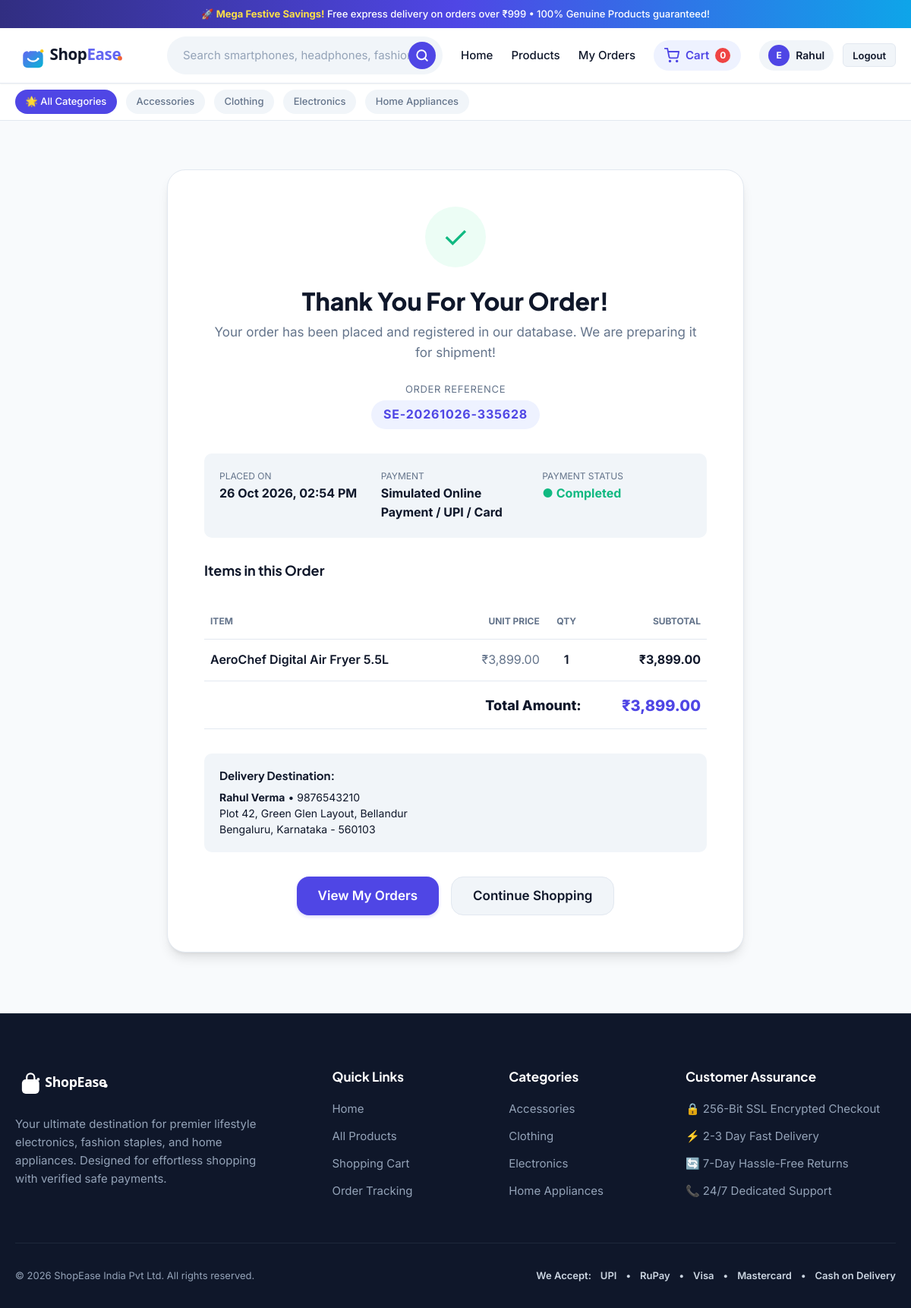
Page /order/confirmation/SE-20261026-335628/ (signed in) on the committed database.
### store/models.py (models this page shows, shortened)
class Category(models.Model):
    name = models.CharField(max_length=100, unique=True)
    slug = models.SlugField(max_length=120, unique=True, blank=True)
    description = models.TextField(blank=True)
    image = models.ImageField(upload_to='categories/', blank=True, null=True)
    icon = models.CharField(max_length=50, blank=True, default='tag', help_text="CSS icon identifier")
    created_at = models.DateTimeField(auto_now_add=True)
    class Meta:
        verbose_name_plural = 'Categories'
        ordering = ['name']

class Order(models.Model):
    PAYMENT_CHOICES = [
        ('cod', 'Cash on Delivery (COD)'),
        ('simulated', 'Simulated Online Payment / UPI / Card'),
    ]
    STATUS_CHOICES = [
        ('Pending', 'Pending'),
        ('Processing', 'Processing'),
        ('Shipped', 'Shipped'),
        ('Delivered', 'Delivered'),
        ('Cancelled', 'Cancelled'),
    ]
    PAYMENT_STATUS_CHOICES = [
        ('Pending', 'Pending'),
        ('Completed', 'Completed'),
        ('Failed', 'Failed'),
    ]
    user = models.ForeignKey(User, on_delete=models.CASCADE, related_name='orders')
    order_reference = models.CharField(max_length=32, unique=True, editable=False)
    full_name = models.CharField(max_length=150)
    email = models.EmailField()
    phone = models.CharField(max_length=20)
    address = models.TextField()
    city = models.CharField(max_length=100)
    state = models.CharField(max_length=100)
    postal_code = models.CharField(max_length=20)
    total_amount = models.DecimalField(max_digits=10, decimal_places=2)
    payment_method = models.CharField(max_length=20, choices=PAYMENT_CHOICES, default='cod')
    payment_status = models.CharField(max_length=20, choices=PAYMENT_STATUS_CHOICES, default='Pending')
    order_status = models.CharField(max_length=20, choices=STATUS_CHOICES, default='Pending')
    tracking_number = models.CharField(max_length=50, blank=True)
    notes = models.TextField(blank=True)
    created_at = models.DateTimeField(auto_now_add=True)
    updated_at = models.DateTimeField(auto_now=True)
    class Meta:
        ordering = ['-created_at']
    @property
    def formatted_total(self):
        return f"₹{self.total_amount:,.2f}"

class OrderItem(models.Model):
    order = models.ForeignKey(Order, on_delete=models.CASCADE, related_name='items')
    product = models.ForeignKey(Product, on_delete=models.SET_NULL, null=True, blank=True, related_name='order_items')
    product_name = models.CharField(max_length=200)
    price = models.DecimalField(max_digits=10, decimal_places=2)  # Snapshot of price at purchase time
    quantity = models.PositiveIntegerField(default=1)
    @property
    def subtotal(self):
        return Decimal(self.price) * self.quantity
    @property
    def formatted_price(self):
        return f"₹{self.price:,.2f}"
    @property
    def formatted_subtotal(self):
        return f"₹{self.subtotal:,.2f}"

### store/views.py (the view)
# urls.py: path('order/confirmation/<str:order_reference>/', views.order_confirmation, name='order_confirmation'),
@login_required
def order_confirmation(request, order_reference):
    order = get_object_or_404(Order, order_reference=order_reference, user=request.user)
    context = {
        'order': order,
    }
    return render(request, 'order_confirmation.html', context)

### store/context_processors.py (called while the page is built)
def cart_and_categories_processor(request):
    cart_count = 0
    try:
        if request.user.is_authenticated:
            items = CartItem.objects.filter(user=request.user)
            cart_count = sum(item.quantity for item in items)
        else:
            session_key = request.session.session_key
            if session_key:
                items = CartItem.objects.filter(session_key=session_key)
                cart_count = sum(item.quantity for item in items)
    except Exception:
        cart_count = 0
    try:
        categories_nav = Category.objects.all()
    except Exception:
        categories_nav = []
    return {
        'cart_count': cart_count,
        'categories_nav': categories_nav,
        'currency_symbol': '₹',
        'site_name': 'ShopEase',
    }

### templates/order_confirmation.html (shortened to what this page needs)
{% extends 'base.html' %}
{% load static %}
{% block content %}
<div class="container">
  <div class="confirmation-card">
    <div class="success-icon-wrapper">
      ✓
    </div>
    <h1 class="confirmation-title">Thank You For Your Order!</h1>
    <p style="color: var(--text-muted); font-size: 1.0625rem; margin-bottom: 1.5rem;">
      Your order has been placed and registered in our database. We are preparing it for shipment!
    </p>
    <div>
      <span style="font-size: 0.8125rem; color: var(--text-muted); text-transform: uppercase; letter-spacing: 0.05em; display: block; margin-bottom: 0.25rem;">Order Reference</span>
      <span class="confirmation-ref-badge" id="orderReferenceBadge">{{ order.order_reference }}</span>
    </div>
    <div style="display: grid; grid-template-columns: repeat(3, 1fr); gap: 1rem; text-align: left; background: var(--bg-muted); padding: 1.25rem; border-radius: var(--radius-md); margin-bottom: 2rem;">
      <div>
        <div style="font-size: 0.75rem; color: var(--text-muted); text-transform: uppercase;">Placed On</div>
        <div style="font-weight: 700; color: var(--text-main);">{{ order.created_at|date:"d M Y, h:i A" }}</div>
      </div>
      <div>
        <div style="font-size: 0.75rem; color: var(--text-muted); text-transform: uppercase;">Payment</div>
        <div style="font-weight: 700; color: var(--text-main);">
          {{ order.get_payment_method_display }}
        </div>
      </div>
      <div>
        <div style="font-size: 0.75rem; color: var(--text-muted); text-transform: uppercase;">Payment Status</div>
        <div style="font-weight: 700; color: {% if order.payment_status == 'Completed' %}var(--success){% else %}var(--warning){% endif %};">
          ● {{ order.payment_status }}
        </div>
      </div>
    </div>
    <h3 style="text-align: left; font-size: 1.125rem; font-weight: 700; margin-bottom: 0.75rem;">Items in this Order</h3>
    <table class="order-details-table">
      <thead>
        <tr>
          <th>Item</th>
          <th style="text-align: right;">Unit Price</th>
          <th style="text-align: center;">Qty</th>
          <th style="text-align: right;">Subtotal</th>
        </tr>
      </thead>
      <tbody>
        {% for item in order.items.all %}
          <tr>
            <td>
              <div style="font-weight: 600; color: var(--text-main);">{{ item.product_name }}</div>
            </td>
            <td style="text-align: right; color: var(--text-muted);">{{ item.formatted_price }}</td>
            <td style="text-align: center; font-weight: 600;">{{ item.quantity }}</td>
            <td style="text-align: right; font-weight: 700; color: var(--text-main);">{{ item.formatted_subtotal }}</td>
          </tr>
        {% endfor %}
      </tbody>
      <tfoot>
        <tr>
          <td colspan="3" style="text-align: right; font-weight: 800; font-size: 1.125rem; padding-top: 1rem;">Total Amount:</td>
          <td style="text-align: right; font-weight: 800; font-size: 1.25rem; color: var(--primary); padding-top: 1rem;">{{ order.formatted_total }}</td>
        </tr>
      </tfoot>
    </table>
    <div style="text-align: left; background: var(--bg-muted); padding: 1.25rem; border-radius: var(--radius-md); margin-bottom: 2rem;">
      <h4 style="font-size: 0.9375rem; font-weight: 700; margin-bottom: 0.5rem;">Delivery Destination:</h4>
      <p style="font-size: 0.875rem; color: var(--text-main); line-height: 1.5;">
        <strong>{{ order.full_name }}</strong> &bull; {{ order.phone }}<br>
        {{ order.address }}<br>
        {{ order.city }}, {{ order.state }} - {{ order.postal_code }}
      </p>
    </div>
    <div style="display: flex; gap: 1rem; justify-content: center; flex-wrap: wrap;">
      <a href="{% url 'my_orders' %}" class="btn btn-primary btn-lg" id="viewMyOrdersBtn">
        View My Orders
      </a>
      <a href="{% url 'home' %}" class="btn btn-secondary btn-lg" id="continueShoppingBtn">
        Continue Shopping
      </a>
    </div>
  </div>
</div>
{% endblock %}

### templates/base.html (shortened to what this page needs)
{% load static %}
<!DOCTYPE html>
<html lang="en">
<head>
  <link rel="stylesheet" href="{% static 'css/style.css' %}">
</head>
<body>
  <div class="announcement-bar">
    <div class="container">
      🚀 <strong>Mega Festive Savings!</strong> Free express delivery on orders over ₹999 &bull; 100% Genuine Products guaranteed!
    </div>
  </div>
  <header class="site-header">
    <div class="container">
      <div class="nav-wrapper">
        <a href="{% url 'home' %}" class="brand-logo" id="siteLogoLink" aria-label="ShopEase Home">
          <img src="{% static 'images/logo.svg' %}" alt="ShopEase" width="160" height="40">
        </a>
        <form action="{% url 'product_list' %}" method="GET" class="search-form" id="globalSearchForm">
          <div class="search-input-group">
            <input
              type="text"
              name="q"
              class="search-input"
              placeholder="Search smartphones, headphones, fashion, shoes..."
              value="{{ search_query|default:'' }}"
              id="globalSearchInput"
              autocomplete="off"
            >
            <button type="submit" class="search-btn" id="searchSubmitBtn" aria-label="Search">
              <svg width="18" height="18" viewBox="0 0 24 24" fill="none" stroke="currentColor" stroke-width="2.5" stroke-linecap="round" stroke-linejoin="round">
                <circle cx="11" cy="11" r="8"></circle>
                <line x1="21" y1="21" x2="16.65" y2="16.65"></line>
              </svg>
            </button>
          </div>
        </form>
        <nav class="main-nav" id="mainNav">
          <a href="{% url 'home' %}" class="nav-link {% if request.resolver_match.url_name == 'home' %}active{% endif %}" id="navHome">Home</a>
          <a href="{% url 'product_list' %}" class="nav-link {% if request.resolver_match.url_name == 'product_list' %}active{% endif %}" id="navProducts">Products</a>
          {% if user.is_authenticated %}
            <a href="{% url 'my_orders' %}" class="nav-link {% if request.resolver_match.url_name == 'my_orders' %}active{% endif %}" id="navOrders">My Orders</a>
          {% endif %}
          <a href="{% url 'cart' %}" class="cart-nav-btn" id="navCart" aria-label="View Shopping Cart">
            <svg width="20" height="20" viewBox="0 0 24 24" fill="none" stroke="currentColor" stroke-width="2.2" stroke-linecap="round" stroke-linejoin="round">
              <circle cx="9" cy="21" r="1"></circle>
              <circle cx="20" cy="21" r="1"></circle>
              <path d="M1 1h4l2.68 13.39a2 2 0 0 0 2 1.61h9.72a2 2 0 0 0 2-1.61L23 6H6"></path>
            </svg>
            <span>Cart</span>
            <span class="cart-badge" id="cartBadgeCount">{{ cart_count|default:"0" }}</span>
          </a>
          {% if user.is_authenticated %}
            <div class="user-menu">
              <div class="user-badge" title="Logged in as {{ user.username }}">
                <div class="user-avatar-circle">
                  {{ user.username|slice:":1"|upper }}
                </div>
                <span>{{ user.first_name|default:user.username }}</span>
              </div>
              <a href="{% url 'logout' %}" class="btn btn-secondary btn-sm" id="navLogout">Logout</a>
            </div>
          {% else %}
            <div class="user-menu">
              <a href="{% url 'login' %}" class="btn btn-secondary btn-sm" id="navLogin">Login</a>
              <a href="{% url 'register' %}" class="btn btn-primary btn-sm" id="navRegister">Register</a>
            </div>
          {% endif %}
        </nav>
      </div>
    </div>
  </header>
  <div class="categories-subnav">
    <div class="container">
      <ul class="subnav-list">
        <li>
          <a href="{% url 'product_list' %}" class="category-chip {% if not request.GET.category %}active{% endif %}">
            🌟 All Categories
          </a>
        </li>
        {% for cat in categories_nav %}
          <li>
            <a href="{% url 'product_list' %}?category={{ cat.slug }}" class="category-chip {% if request.GET.category == cat.slug %}active{% endif %}">
              {{ cat.name }}
            </a>
          </li>
        {% endfor %}
      </ul>
    </div>
  </div>
  <main id="mainContent">
    {% block content %}{% endblock %}
  </main>
  <footer class="site-footer">
    <div class="container">
      <div class="footer-grid">
        <div class="footer-brand">
          <a href="{% url 'home' %}" style="display: inline-block;">
            <img src="{% static 'images/logo.svg' %}" alt="ShopEase Logo" style="height: 38px; filter: brightness(0) invert(1);">
          </a>
          <p>
            Your ultimate destination for premier lifestyle electronics, fashion staples, and home appliances. Designed for effortless shopping with verified safe payments.
          </p>
        </div>
        <div>
          <h4 class="footer-title">Quick Links</h4>
          <ul class="footer-links">
            <li><a href="{% url 'home' %}">Home</a></li>
            <li><a href="{% url 'product_list' %}">All Products</a></li>
            <li><a href="{% url 'cart' %}">Shopping Cart</a></li>
            <li><a href="{% url 'my_orders' %}">Order Tracking</a></li>
          </ul>
        </div>
        <div>
          <h4 class="footer-title">Categories</h4>
          <ul class="footer-links">
            {% for cat in categories_nav|slice:":4" %}
              <li><a href="{% url 'product_list' %}?category={{ cat.slug }}">{{ cat.name }}</a></li>
            {% endfor %}
          </ul>
        </div>
        <div>
          <h4 class="footer-title">Customer Assurance</h4>
          <ul class="footer-links">
            <li>🔒 256-Bit SSL Encrypted Checkout</li>
            <li>⚡ 2-3 Day Fast Delivery</li>
            <li>🔄 7-Day Hassle-Free Returns</li>
            <li>📞 24/7 Dedicated Support</li>
          </ul>
        </div>
      </div>
      <div class="footer-bottom">
        <p>&copy; 2026 ShopEase India Pvt Ltd. All rights reserved.</p>
        <div class="payment-badge-icons">
          <span>We Accept:</span>
          <span>UPI</span> &bull;
          <span>RuPay</span> &bull;
          <span>Visa</span> &bull;
          <span>Mastercard</span> &bull;
          <span>Cash on Delivery</span>
        </div>
      </div>
    </div>
  </footer>
</body>
</html>

### rows in the picture
Category: name "Accessories"
Category: name "Clothing"
Category: name "Electronics"
Category: name "Home Appliances"
Order: order_reference "SE-20261026-335628", created_at "26 Oct 2026, 02:54 PM", payment_method "Simulated Online Payment / UPI / Card", payment_status "Completed", formatted_total "₹3,899.00", full_name "Rahul Verma", phone "9876543210", address "Plot 42, Green Glen Layout, Bellandur", city "Bengaluru", state "Karnataka", postal_code "560103"
OrderItem: product_name "AeroChef Digital Air Fryer 5.5L", formatted_price "₹3,899.00", quantity "1", formatted_subtotal "₹3,899.00"

### other values in the picture
{{ cart_count|default:"0" }} "0"
{{ user.username|slice:":1"|upper }} "E"
{{ user.first_name|default:user.username }} "Rahul"
